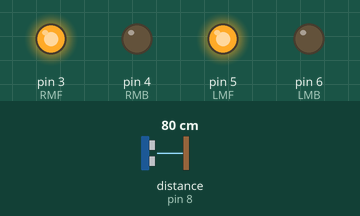
Bench run of a sketch on a simulated Arduino Uno, built with avr-gcc and run on an emulated ATmega328P. Shown: output pins drawn as LEDs (lit = HIGH). Wiring (inferred from the names in the program): ultrasonic range finder: trigger pin 9; echo pin 8. The inputs (shaded band) are chosen by the test bench; at power-on: distance to the obstacle (sensor on pin 8) 80 cm. The echo pulse lasts 58.3 µs per cm; pins used as bus, display or sensor lines are not drawn.

Above: at 1.2 s.
1.3 s: distance to the obstacle (sensor on pin 8) set to 22 cm
2.8 s: distance to the obstacle (sensor on pin 8) set to 18 cm
At 3.6 s:
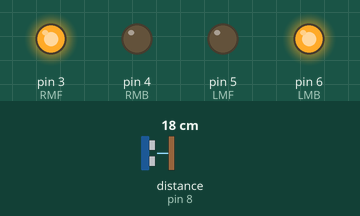
4.3 s: distance to the obstacle (sensor on pin 8) set to 35 cm
At 5.4 s:
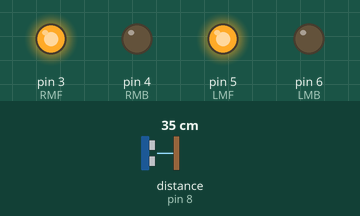
6.6 s: distance to the obstacle (sensor on pin 8) set to 2 cm
At 7.9 s:
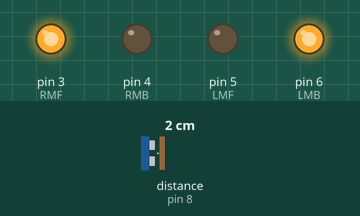
Timing chart, 0 to 9.1 s (numbered marks = the images above; inputs shaded):
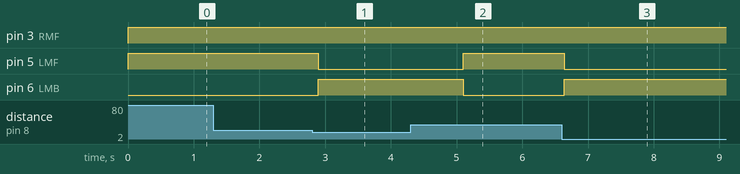

Measured:
- the behaviour switches between 21 and 20 cm on distance to the obstacle (sensor on pin 8) (found by bisection; images 0 and 1)
- after the input at 1.3 s, every drawn part: stays the same
- after the input at 2.8 s, pin 5 (LMF): HIGH → LOW after 0.10 s; pin 6 (LMB): LOW → HIGH after 0.10 s
- after the input at 4.3 s, pin 5 (LMF): LOW → HIGH after 0.80 s; pin 6 (LMB): HIGH → LOW after 0.80 s
- after the input at 6.6 s, pin 5 (LMF): HIGH → LOW at once; pin 6 (LMB): LOW → HIGH at once

The sketch:

ObstacleAvoidCar.ino
```cpp
const int RMF = 3;
const int RMB = 4;
const int LMF = 5;
const int LMB = 6;

const int trigPin = 9;
const int echoPin = 8;

void setup()
{
  pinMode(trigPin, OUTPUT);
  pinMode(echoPin, INPUT);
  pinMode (RMF, OUTPUT);
  pinMode (RMB, OUTPUT);
  pinMode (LMF, OUTPUT);
  pinMode (LMB, OUTPUT);
}
long duration, distance;

void loop()
{
  digitalWrite(trigPin, LOW);
  delayMicroseconds(2);
  digitalWrite(trigPin, HIGH);
  delayMicroseconds(10);
  digitalWrite(trigPin, LOW);
  duration = pulseIn(echoPin, HIGH);
  distance = duration/58.2;
  if(distance<20)                            // When distance of Obstacle is less than 20 cm then turn LEFT
    {
      digitalWrite(RMF, HIGH);               // For the bot to make a RIGHT turn instead of LEFT turn change (HIGH to LOW) and (LOW to HIGH)
      digitalWrite(RMB, LOW);
      digitalWrite(LMF, LOW);
      digitalWrite(LMB, HIGH);
      delay(1000);
    }

  else                                      // When there is no obstacle under 20cm then the bot moves forward.
    {
      digitalWrite(RMF, HIGH);
      digitalWrite(RMB, LOW);
      digitalWrite(LMF, HIGH);
      digitalWrite(LMB, LOW);
    }
 delay(100);
}
```
